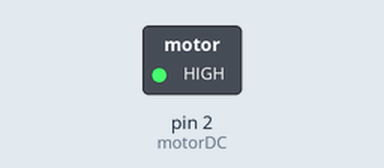
Recording of a sketch running on a simulated Arduino Uno, built with avr-gcc and run on an emulated ATmega328P. On the bench: switched loads named in the sketch (green lamp = pin HIGH).

Above: at 0.1 s.
Timing chart, 0 to 1.6 s (numbered marks = the images above):
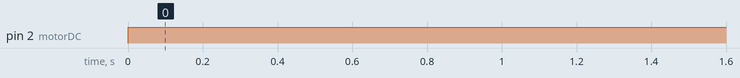

Measured:
- by itself, pin 2 (motorDC): LOW → HIGH at 0.00 s

The sketch:

9-motorDCMexendoSozinho.ino
```cpp
int motorDC = 2;

void setup() {
  pinMode(2, OUTPUT);
  digitalWrite(motorDC, LOW);

}
void loop() {
  digitalWrite(motorDC, HIGH);
  /*delay(1000);
  digitalWrite(motorDC, LOW);
  delay(1000);*/
}
```
